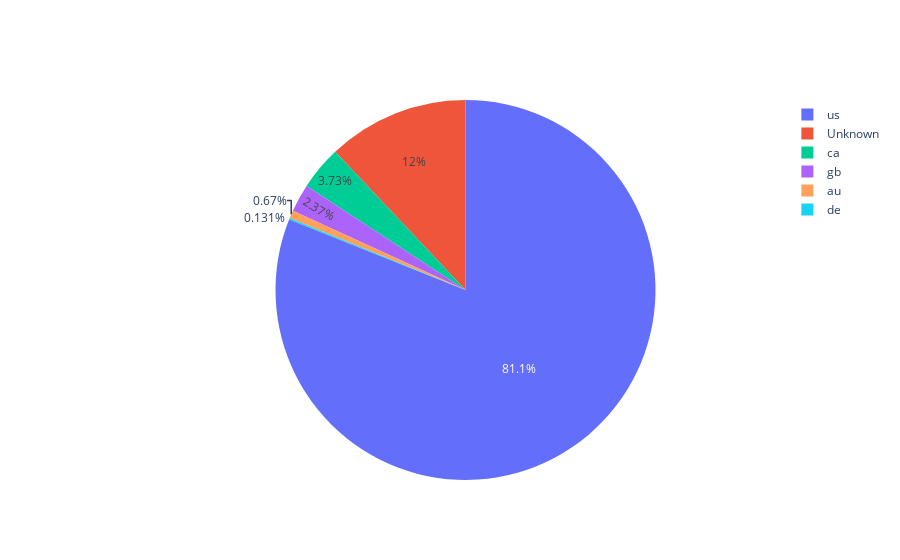

Notebook source saved alongside this figure:
### Code cell
#Distribution of UFO Sightings by Country
country_sightings = ufo_data.country.value_counts()  
country_fig = go.Figure(data=[go.Pie(labels=country_sightings.index, values=country_sightings.values)])

py.init_notebook_mode(connected=True)
py.iplot(country_fig)

### Figure 1 — Plotly figure (JSON) as saved in the notebook; plotly's stock layout.template omitted (floating-point values rounded to 4 significant figures)
{"data": [{"labels": ["us", "Unknown", "ca", "gb", "au", "de"], "type": "pie", "values": [65114, 9670, 3000, 1905, 538, 105]}], "layout": {}}
